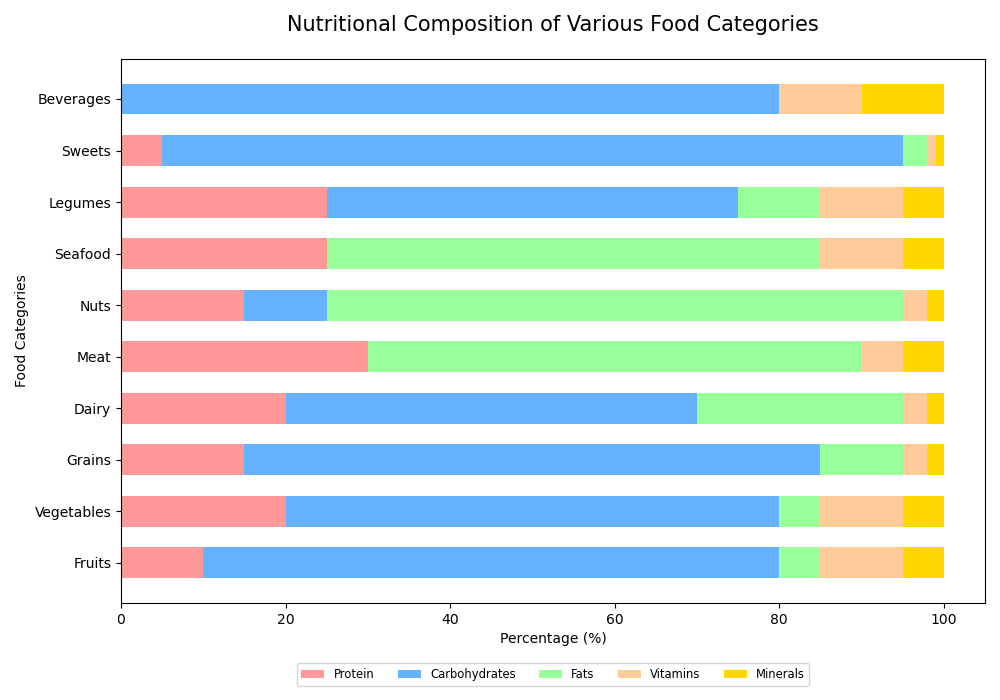

Write the Python code that produced this figure.

import matplotlib.pyplot as plt
import numpy as np

# Data
categories = ['Fruits', 'Vegetables', 'Grains', 'Dairy', 'Meat', 'Nuts', 'Seafood', 'Legumes', 'Sweets', 'Beverages']
protein = [10, 20, 15, 20, 30, 15, 25, 25, 5, 0]
carbohydrates = [70, 60, 70, 50, 0, 10, 0, 50, 90, 80]
fats = [5, 5, 10, 25, 60, 70, 60, 10, 3, 0]
vitamins = [10, 10, 3, 3, 5, 3, 10, 10, 1, 10]
minerals = [5, 5, 2, 2, 5, 2, 5, 5, 1, 10]

# Stack data
data = np.array([protein, carbohydrates, fats, vitamins, minerals])
data_cum = data.cumsum(axis=0)

# Category colors
category_colors = ['#FF9999', '#66B2FF', '#99FF99', '#FFCC99', '#FFD700']

# Figure and Axes
fig, ax = plt.subplots(figsize=(10, 7))

# Plotting
labels = ['Protein', 'Carbohydrates', 'Fats', 'Vitamins', 'Minerals']
for i, (colname, color) in enumerate(zip(labels, category_colors)):
    widths = data[i]
    starts = data_cum[i] - widths
    ax.barh(categories, widths, left=starts, height=0.6, label=colname, color=color)

# Customization
ax.set_title('Nutritional Composition of Various Food Categories', fontsize=15, pad=20)
ax.legend(ncol=5, bbox_to_anchor=(0.5, -0.1), loc='upper center', fontsize='small')
ax.set_xlabel('Percentage (%)')
ax.set_ylabel('Food Categories')

# Display
plt.tight_layout()
plt.show()
